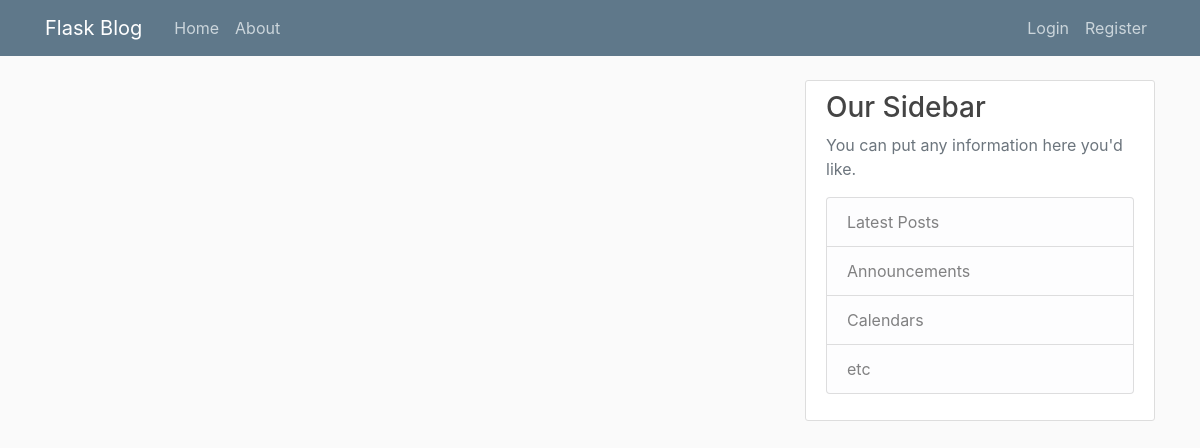
The app's page /home, older data.
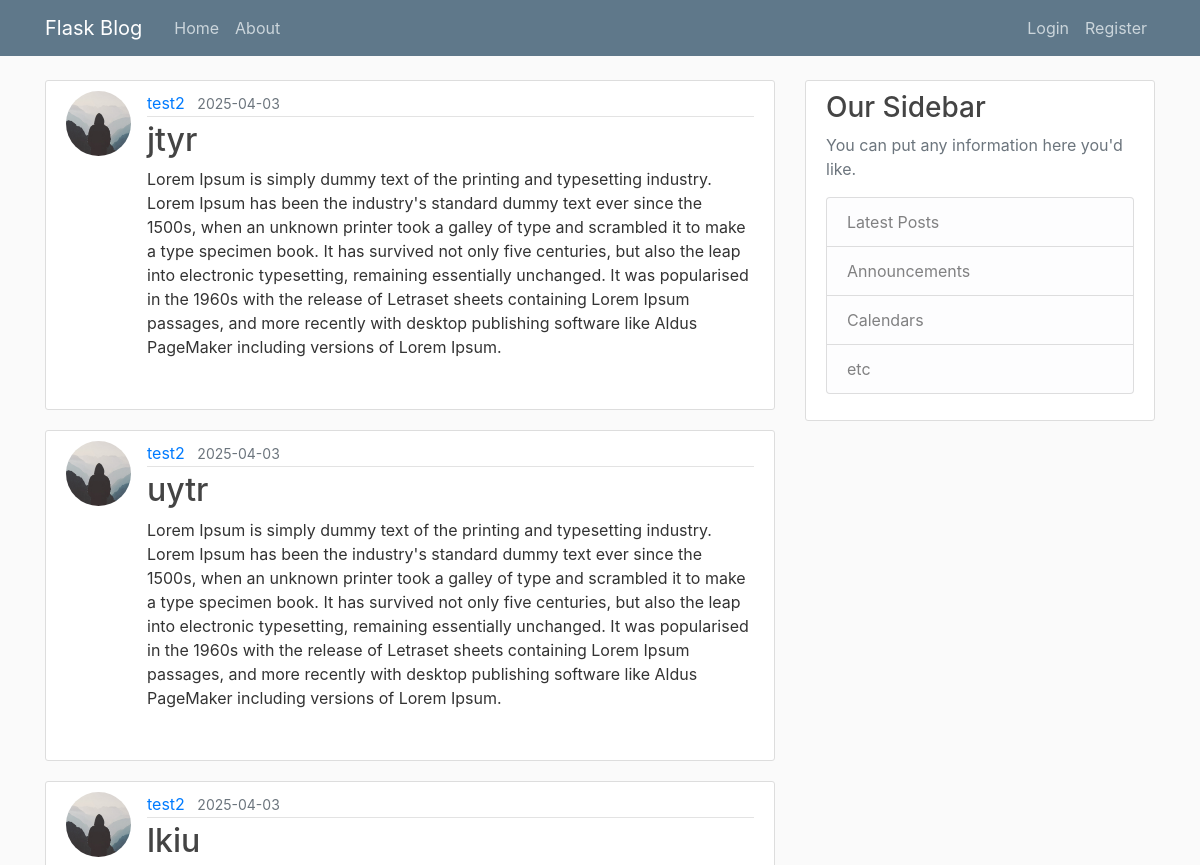
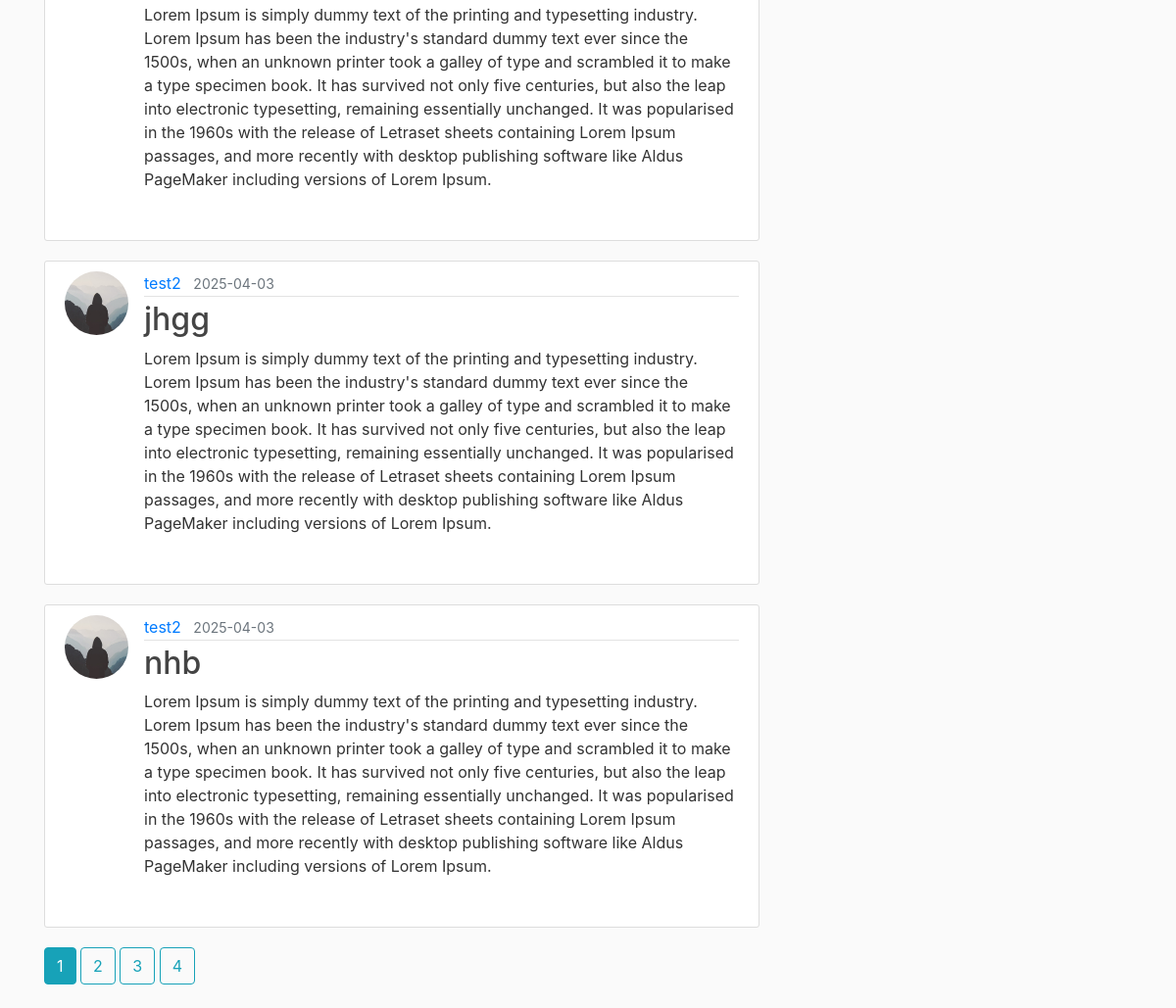
The same page, newer data (2 pictures, top to bottom).
### flaskblog/models.py (models this page shows, shortened)
class Post(db.Model):
    id = db.Column(db.Integer, primary_key=True)
    title = db.Column(db.String(100), nullable=False)
    date_posted = db.Column(db.DateTime, nullable=False, default=datetime.utcnow)
    content = db.Column(db.Text, nullable=False)
    user_id = db.Column(db.Integer, db.ForeignKey('user.id'), nullable=False)

class User(db.Model, UserMixin):
    id = db.Column(db.Integer, primary_key=True)
    username = db.Column(db.String(20), unique=True, nullable=False)
    email = db.Column(db.String(120), unique=True, nullable=False)
    image_file = db.Column(db.String(20), nullable=False, default='default.jpg')
    password = db.Column(db.String(60), nullable=False)
    posts = db.relationship('Post', backref='author', lazy=True)

### flaskblog/main/routes.py (the view)
@main.route("/")
@main.route("/home")
def home():
    page = request.args.get('page', 1, type=int)
    posts = Post.query.order_by(Post.date_posted.desc()).paginate(per_page=5)
    return render_template('home.html', posts=posts)

### flaskblog/templates/home.html
{% extends "layout.html" %}
{% block content %}
    {% for post in posts.items %}
        <article class="media content-section">
          <img class="rounded-circle article-img" src="{{ url_for('static', filename='profile_pics/' + post.author.image_file) }}">
          <div class="media-body">
            <div class="article-metadata">
              <a class="mr-2" href="{{ url_for('users.user_posts', username=post.author.username) }}">{{ post.author.username }}</a>
              <small class="text-muted">{{ post.date_posted.strftime('%Y-%m-%d') }}</small>
            </div>
            <h2><a class="article-title" href="{{ url_for('posts.post', post_id=post.id) }}">{{ post.title }}</a></h2>
            <p class="article-content">{{ post.content }}</p>
          </div>
        </article>
    {% endfor %}
    {% for page_num in posts.iter_pages(left_edge=1, right_edge=1, left_current=1, right_current=2) %}
      {% if page_num %}
        {% if posts.page == page_num %}
          <a class="btn btn-info mb-4" href="{{ url_for('main.home', page=page_num) }}">{{ page_num }}</a>
        {% else %}
          <a class="btn btn-outline-info mb-4" href="{{ url_for('main.home', page=page_num) }}">{{ page_num }}</a>
        {% endif %}
      {% else %}
        ...
      {% endif %}
    {% endfor %}
{% endblock content %}

### flaskblog/templates/layout.html (shortened to what this page needs)
<!DOCTYPE html>
<html lang="en">
<head>
    <link rel="stylesheet" href="https://cdn.jsdelivr.net/npm/bootstrap@4.6.2/dist/css/bootstrap.min.css">
    <link rel="stylesheet" type="text/css" href="{{ url_for('static', filename="main.css") }}">
</head>
<body>
    <header class="site-header">
        <nav class="navbar navbar-expand-md navbar-dark bg-steel fixed-top">
          <div class="container">
            <a class="navbar-brand mr-4" href="/">Flask Blog</a>
            <div class="collapse navbar-collapse" id="navbarToggle">
              <div class="navbar-nav mr-auto">
                <a class="nav-item nav-link" href="{{ url_for('main.home') }}">Home</a>
                <a class="nav-item nav-link" href="{{ url_for('main.about') }}">About</a>
              </div>
              <div class="navbar-nav">
                {% if current_user.is_authenticated %}
                <a class="nav-item nav-link" href="{{ url_for('posts.new_post') }}">New Post</a>
                  <a class="nav-item nav-link" href="{{ url_for('users.account') }}">Account</a>
                  <a class="nav-item nav-link" href="{{ url_for('users.logout') }}">Logout</a>
                {% else %}
                  <a class="nav-item nav-link" href="{{ url_for('users.login') }}">Login</a>
                  <a class="nav-item nav-link" href="{{ url_for('users.register') }}">Register</a>
                {% endif %}
              </div>
            </div>
          </div>
        </nav>
      </header>
      <main role="main" class="container">
        <div class="row">
          <div class="col-md-8">
            {% block content %}{% endblock %}
          </div>
          <div class="col-md-4">
            <div class="content-section">
              <h3>Our Sidebar</h3>
              <p class='text-muted'>You can put any information here you'd like.
                <ul class="list-group">
                  <li class="list-group-item list-group-item-light">Latest Posts</li>
                  <li class="list-group-item list-group-item-light">Announcements</li>
                  <li class="list-group-item list-group-item-light">Calendars</li>
                  <li class="list-group-item list-group-item-light">etc</li>
                </ul>
              </p>
            </div>
          </div>
        </div>
      </main>
</body>
</html>

### flaskblog/static/main.css (style rules this page uses)
body { background: #fafafa; color: #333333; margin-top: 5rem; }
h1, h2, h3, h4, h5, h6 { color: #444444; }
.bg-steel { background-color: #5f788a; }
.site-header .navbar-nav .nav-link { color: #cbd5db; }
.content-section { background: #ffffff; padding: 10px 20px; border: 1px solid #dddddd; border-radius: 3px; margin-bottom: 20px; }
.article-title { color: #444444; }
.article-content { white-space: pre-line; }
.article-img { height: 65px; width: 65px; margin-right: 16px; }
.article-metadata { padding-bottom: 1px; margin-bottom: 4px; border-bottom: 1px solid #e3e3e3 }

Row changes from the older to the newer data that the page shows:
added Post: image_file (placeholder picture), author.username "test2", date_posted "2025-04-03", title "jtyr", content "Lorem Ipsum is simply dummy text of the printing and typesetting industry. Lorem Ipsum has been the industry's standard dummy text ever since the 1500s, when an unknown printer took a galley of type and scrambled it to make a type specimen book. It has survived not only five centuries, but also the leap into electronic typesetting, remaining essentially unchanged. It was popularised in the 1960s with the release of Letraset sheets containing Lorem Ipsum passages, and more recently with desktop publishing software like Aldus PageMaker including versions of Lorem Ipsum."
added Post: image_file (placeholder picture), author.username "test2", date_posted "2025-04-03", title "uytr", content "Lorem Ipsum is simply dummy text of the printing and typesetting industry. Lorem Ipsum has been the industry's standard dummy text ever since the 1500s, when an unknown printer took a galley of type and scrambled it to make a type specimen book. It has survived not only five centuries, but also the leap into electronic typesetting, remaining essentially unchanged. It was popularised in the 1960s with the release of Letraset sheets containing Lorem Ipsum passages, and more recently with desktop publishing software like Aldus PageMaker including versions of Lorem Ipsum."
added Post: image_file (placeholder picture), author.username "test2", date_posted "2025-04-03", title "lkiu", content "Lorem Ipsum is simply dummy text of the printing and typesetting industry. Lorem Ipsum has been the industry's standard dummy text ever since the 1500s, when an unknown printer took a galley of type and scrambled it to make a type specimen book. It has survived not only five centuries, but also the leap into electronic typesetting, remaining essentially unchanged. It was popularised in the 1960s with the release of Letraset sheets containing Lorem Ipsum passages, and more recently with desktop publishing software like Aldus PageMaker including versions of Lorem Ipsum."
added Post: image_file (placeholder picture), author.username "test2", date_posted "2025-04-03", title "jhgg", content "Lorem Ipsum is simply dummy text of the printing and typesetting industry. Lorem Ipsum has been the industry's standard dummy text ever since the 1500s, when an unknown printer took a galley of type and scrambled it to make a type specimen book. It has survived not only five centuries, but also the leap into electronic typesetting, remaining essentially unchanged. It was popularised in the 1960s with the release of Letraset sheets containing Lorem Ipsum passages, and more recently with desktop publishing software like Aldus PageMaker including versions of Lorem Ipsum."
added Post: image_file (placeholder picture), author.username "test2", date_posted "2025-04-03", title "nhb", content "Lorem Ipsum is simply dummy text of the printing and typesetting industry. Lorem Ipsum has been the industry's standard dummy text ever since the 1500s, when an unknown printer took a galley of type and scrambled it to make a type specimen book. It has survived not only five centuries, but also the leap into electronic typesetting, remaining essentially unchanged. It was popularised in the 1960s with the release of Letraset sheets containing Lorem Ipsum passages, and more recently with desktop publishing software like Aldus PageMaker including versions of Lorem Ipsum."
Text that changed along with them:
new list line: "1"
new list line: "2"
new list line: "3"
new list line: "4"
